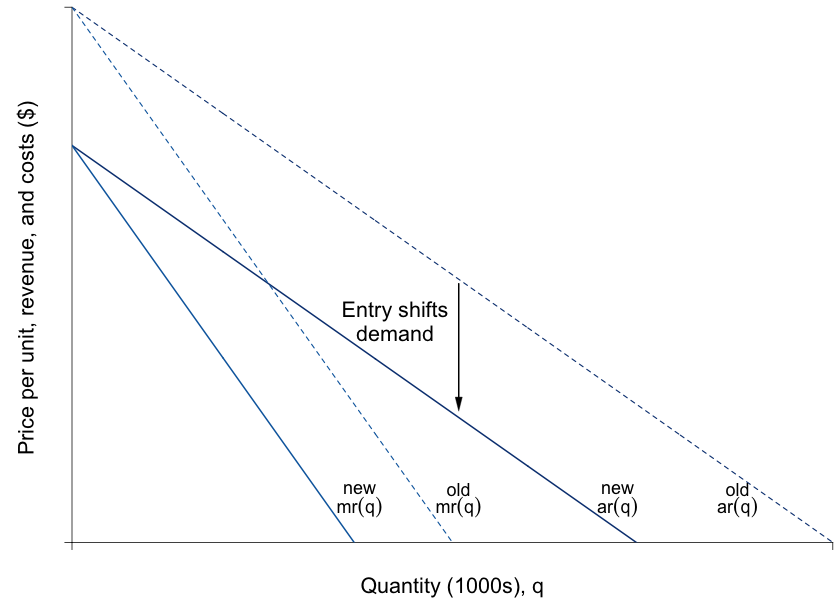

Source code (R):
#Graph Designer: Simon Halliday + Scott Cohn
#Authors: Bowles and Halliday
#Title: Coordination, Conflict and Competition: A Text in Microeconomics

require(shape)
#pdf(file = "firmmarketsupply/profit_costs.pdf", width = 9, height = 7)
png(file = "firmmarketsupply/profit_costs_entry_demand_outlier.png", width = 7*120, height = 5*120)

#Set parameters for graphics
axislabelsize <- 1.8
labelsize <- 1.5
namesize <- 1.8
annotatesize <- 1.8
graphlinewidth <- 2
segmentlinewidth <- 1.5

COL <- c("#7fc97f", "#beaed4", "#fdc086", "#ffff99", "#386cb0", "#f0027f", "#bf5b17", "#666666")
COLA <- c("#e0f3db", "#99d8c9","#66c2a4","#41ae76", "#238b45", "#005824")
COLB <- c("#c6dbef", "#4eb3d3", "#2b8cbe", "#0868ac","#084081")
grays <- gray.colors(25, start = 1, end = 0)
CBCols <- c("#009E73","#0072B2","#E69F00","#CC79A7", "#F0E442")

#Edited the margins to cater for the larger LHS labels
par(mar =  c(4, 5, 0.5, 0.5))

AvgRevenue <- function(x, rmax = 8.9, xmax = 8.9){
  rmax - (rmax/xmax)*x
}

MRevenue <- function(x, rmax = 8.9, xmax = 8.9){
  rmax - 2*(rmax/xmax)*x
}

AvgCost <- function(x, c0 = 6, c1 = 4){
  c0/x + c1
}

costs <- c(4)
eq1 <- uniroot(function(x)  MRevenue(x) - costs[1]  , c(1,1000), tol=1e-8)   
entQ <- c(as.numeric(eq1[1]))

xlims <- c(0, 12)
ylims <- c(0, 12)

npts <- 501 
x <- seq(xlims[1], xlims[2], length.out = npts)
y <- seq(ylims[1], ylims[2], length.out = npts) 
a <- c(13, 16.75, 19.25)

plot(0, 0, xlim = xlims, ylim = ylims, type = "n",
     xlab = expression(paste("")),
     ylab = expression(paste("")), 
     xaxt = "n", 
     yaxt = "n", 
     cex.lab = axislabelsize, 
     bty = "n",
     xaxs = "i", 
     yaxs = "i")


ticksy <- c(0,  ylims[2])
ylabels <- c(NA, NA)
ticksx <- c(0,  xlims[2])
xlabels <- c(NA, NA)

axis(1, at = ticksx, pos = 0, labels = xlabels, cex.axis = labelsize)
axis(2, at = ticksy, pos = 0, labels = ylabels, las = 1, cex.axis = labelsize)

npts <- 500 
xx1 <- seq(xlims[1], xlims[2], length.out = npts)
xx3 <- seq(2, 6, length.out = npts)

#Draw the polygon for profit
# xpoly1 <- c(0, entQ[1], entQ[1], 0, 0)
# ypoly1 <- c(AvgCost(x = entQ[1]), AvgCost(x =entQ[1]), AvgRevenue(x = entQ[1]), AvgRevenue(x = entQ[1]), AvgCost(x = entQ[1]))
# polygon(x = xpoly1, y = ypoly1, col = COLA[1], density = NULL, border = NA)

#Draw the polygon for costs
# xpoly2 <- c(0, entQ[1], entQ[1], 0, 0)
# ypoly2 <- c(0, 0, AvgCost(x = entQ[1]), AvgCost(x = entQ[1]), AvgCost(x = entQ[1]))
# polygon(x = xpoly2, y = ypoly2, col = COLB[1], density = NULL, border = NA)

lines(xx1, AvgRevenue(xx1), col = COLB[5], lwd = graphlinewidth)
lines(xx1, AvgRevenue(xx1, rmax = 12, xmax = 12), lty = 2, col = COLB[5], lwd = segmentlinewidth)
lines(xx1, MRevenue(xx1), col = COLB[4], lwd = graphlinewidth)
lines(xx1, MRevenue(xx1, rmax = 12, xmax = 12), lty = 2, col = COLB[4], lwd = segmentlinewidth)
#lines(xx1, AvgCost(xx1), col = COLA[5], lwd = graphlinewidth)

#Label the axes
text(0.5*xlims[2], -1, expression(paste("Quantity (1000s), ", q)), xpd = TRUE, cex = axislabelsize) 
#mtext(expression(paste("Quantity, ", x)), side = 1, line = 2.5, cex = axislabelsize)
#mtext(expression(paste("Quantity of output, ", x)), side = 1, line = 2.5, cex = axislabelsize)
#text(-3, 0.5*ylims[2], expression(paste("Price, Revenue and Costs, ", list(p, r, ac), " and ", mc)), xpd = TRUE, cex = axislabelsize, srt = 90) 
text(-0.7, 0.5*ylims[2], expression(paste("Price per unit, revenue, and costs ($) ")), xpd = TRUE, cex = axislabelsize, srt = 90) 

#Label curves
# text(10.5, 4.8, expression(paste(ac(q))), cex = labelsize)
# text(10.5, 3.6, expression(paste(mc == c)), cex = labelsize)

text(10.5, 1.2, expression(paste("old")), cex = labelsize)
text(10.5, 0.8, expression(paste(ar(q))), cex = labelsize)

text(8.61, 1.2, expression(paste("new")), cex = labelsize)
text(8.61, 0.8, expression(paste(ar(q))), cex = labelsize)


text(6.1, 1.2, expression(paste("old")), cex = labelsize)
text(6.1, 0.8, expression(paste(mr(q))), cex = labelsize)

text(4.54, 1.2, expression(paste("new")), cex = labelsize)
text(4.54, 0.8, expression(paste(mr(q))), cex = labelsize)

#Labels cost and profit areas
#text(1.2, 0.4*AvgCost(x = entQ[1]), expression("Total costs"), cex = annotatesize)
# text(1.5, 6.25, expression("Economic"), cex = annotatesize)
# text(1.5, 5.75, expression("profit"), cex = annotatesize)

#Draw segments for total costs
# segments(0, AvgRevenue(x = entQ[1]), entQ[1], AvgRevenue(x = entQ[1]), lty = 2, col = grays[20] , lwd = segmentlinewidth)
# segments(entQ[1], 0, entQ[1], AvgRevenue(x = entQ[1]), lty = 2, col = grays[20] , lwd = segmentlinewidth)

# segments(0, AvgCost(x = entQ[1]), entQ[1], AvgCost(x = entQ[1]), lty = 2, col = grays[20] , lwd = segmentlinewidth)
# segments(0, 4, xlims[2], 4, lty = 1, col = COL[1] , lwd = graphlinewidth)

#Label Points for comparison
# points(entQ[1], MRevenue(x = entQ[1]), pch = 16, col = "black", cex = 1.5)
# text(entQ[1] - 0.2, MRevenue(x = entQ[1]) - 0.4, expression(i), cex = labelsize)

# points(entQ[1], AvgCost(x =entQ[1]), pch = 16, col = "black", cex = 1.5)
# text(entQ[1] + 0.2, AvgCost(x = entQ[1]) + 0.4, expression(g), cex = labelsize)

# points(entQ[1], AvgRevenue(x = entQ[1]), pch = 16, col = "black", cex = 1.5)
# text(entQ[1] - 0.2, AvgRevenue(x = entQ[1]) - 0.3, expression(h), cex = labelsize)


#Arrow to mr = mc
# text(7.5, 8, expression(paste("Profit maximum at")), cex = annotatesize)
# text(7.5, 7.5, expression(paste(mr == mc)), cex = annotatesize)

#Shift of demand
text(5.1, 5.2, expression(paste("Entry shifts")), cex = annotatesize)
text(5.1, 4.7, expression(paste("demand")), cex = annotatesize)
Arrows(6.1, 5.8, 6.1, 3.1, col = "black", lty = 1, lwd = 2, arr.type = "triangle", arr.lwd = 0.5)



dev.off()
